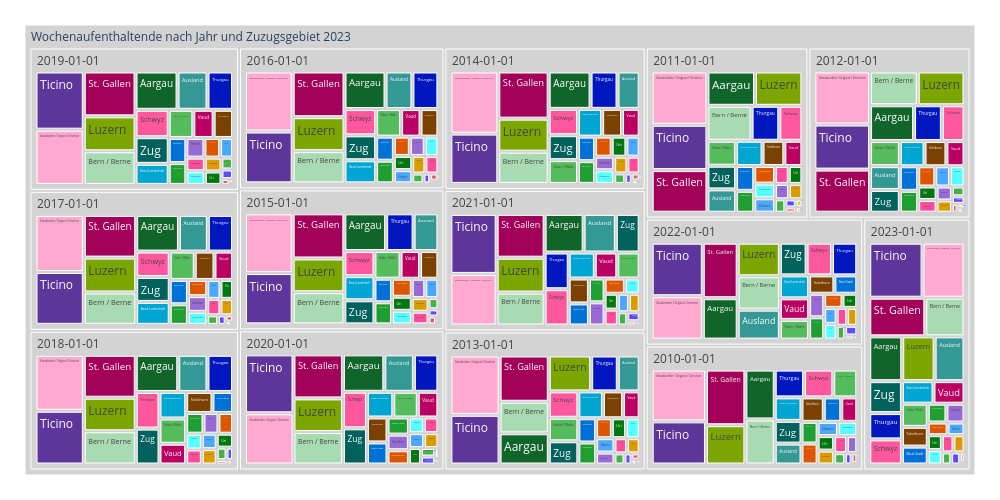

Notebook cell for this chart:
### Code cell
treeMap5= mypy_dv.plot_px_treemap(
    data=myTM5.query('ZuzKtHistLang != "Zürich"').reset_index()
    ,levels=['StichtagDatJahr', 'ZuzKtHistLang',]
    ,values="AnzBestWir"
    ,color="ZuzKtHistLang"
    #, color_continuous_scale='Blues'
    , color_discrete_map=farben_dict_zc                            
    ,height=500
    ,width=1000             
    #,margin_val_bottom=25
    ,myHeaderTitle="Wochenaufenthaltende nach Jahr und Zuzugsgebiet "+data_max_date
)
treeMap5

### Figure 1 — Plotly figure (JSON) as saved in the notebook; plotly's stock layout.template omitted (floating-point values rounded to 4 significant figures; data arrays with more than 128 entries replaced by an {"elided": "..."} marker saying what was removed)
{"data": [{"branchvalues": "total", "customdata": {"elided": "419x1 str values"}, "domain": {"x": [0, 1], "y": [0, 1]}, "hovertemplate": "%{label}<br><br>Anzahl:<br>%{value}<extra></extra>", "ids": {"elided": "419 str values"}, "labels": {"elided": "419 str values"}, "marker": {"colors": {"elided": "419 str values"}}, "name": "", "parents": {"elided": "419 str values"}, "root": {"color": "grey"}, "type": "treemap", "values": {"elided": "419 int values"}}], "layout": {"height": 500, "legend": {"tracegroupgap": 0}, "margin": {"b": 25, "l": 25, "r": 25, "t": 25}, "width": 1000}}
